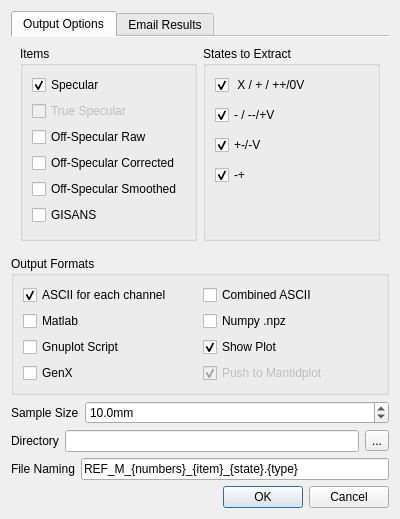
<?xml version="1.0" encoding="UTF-8"?>
<ui version="4.0">
 <class>Dialog</class>
 <widget class="QDialog" name="Dialog">
  <property name="geometry">
   <rect>
    <x>0</x>
    <y>0</y>
    <width>400</width>
    <height>460</height>
   </rect>
  </property>
  <property name="windowTitle">
   <string>Reduction Options</string>
  </property>
  <property name="windowIcon">
   <iconset resource="../icons/icons.qrc">
    <normaloff>:/General/logo.png</normaloff>:/General/logo.png</iconset>
  </property>
  <layout class="QVBoxLayout" name="verticalLayout_4">
   <item>
    <widget class="QTabWidget" name="tabWidget">
     <property name="currentIndex">
      <number>0</number>
     </property>
     <property name="documentMode">
      <bool>true</bool>
     </property>
     <widget class="QWidget" name="tab">
      <attribute name="title">
       <string>Output Options</string>
      </attribute>
      <layout class="QVBoxLayout" name="verticalLayout_2">
       <property name="margin">
        <number>0</number>
       </property>
       <item>
        <widget class="QWidget" name="widget" native="true">
         <layout class="QHBoxLayout" name="horizontalLayout">
          <item>
           <widget class="QGroupBox" name="groupBox_2">
            <property name="sizePolicy">
             <sizepolicy hsizetype="Preferred" vsizetype="Expanding">
              <horstretch>0</horstretch>
              <verstretch>0</verstretch>
             </sizepolicy>
            </property>
            <property name="title">
             <string>Items</string>
            </property>
            <layout class="QVBoxLayout" name="verticalLayout">
             <item>
              <widget class="QCheckBox" name="exportSpecular">
               <property name="text">
                <string>Specular</string>
               </property>
               <property name="checked">
                <bool>true</bool>
               </property>
              </widget>
             </item>
             <item>
              <widget class="QCheckBox" name="exportTrueSpecular">
               <property name="enabled">
                <bool>false</bool>
               </property>
               <property name="text">
                <string>True Specular</string>
               </property>
              </widget>
             </item>
             <item>
              <widget class="QCheckBox" name="exportOffSpecular">
               <property name="text">
                <string>Off-Specular Raw</string>
               </property>
              </widget>
             </item>
             <item>
              <widget class="QCheckBox" name="exportOffSpecularCorr">
               <property name="text">
                <string>Off-Specular Corrected</string>
               </property>
              </widget>
             </item>
             <item>
              <widget class="QCheckBox" name="exportOffSpecularSmoothed">
               <property name="text">
                <string>Off-Specular Smoothed</string>
               </property>
              </widget>
             </item>
             <item>
              <widget class="QCheckBox" name="exportGISANS">
               <property name="text">
                <string>GISANS</string>
               </property>
              </widget>
             </item>
            </layout>
           </widget>
          </item>
          <item>
           <widget class="QGroupBox" name="groupBox">
            <property name="sizePolicy">
             <sizepolicy hsizetype="Preferred" vsizetype="Expanding">
              <horstretch>0</horstretch>
              <verstretch>0</verstretch>
             </sizepolicy>
            </property>
            <property name="title">
             <string>States to Extract</string>
            </property>
            <layout class="QVBoxLayout" name="verticalLayout_3">
             <property name="spacing">
              <number>10</number>
             </property>
             <item>
              <widget class="QCheckBox" name="export_0">
               <property name="text">
                <string> X / + / ++/0V</string>
               </property>
               <property name="checked">
                <bool>true</bool>
               </property>
              </widget>
             </item>
             <item>
              <widget class="QCheckBox" name="export_3">
               <property name="text">
                <string>- / --/+V</string>
               </property>
               <property name="checked">
                <bool>true</bool>
               </property>
              </widget>
             </item>
             <item>
              <widget class="QCheckBox" name="export_1">
               <property name="text">
                <string>+-/-V</string>
               </property>
               <property name="checked">
                <bool>true</bool>
               </property>
              </widget>
             </item>
             <item>
              <widget class="QCheckBox" name="export_2">
               <property name="text">
                <string>-+</string>
               </property>
               <property name="checked">
                <bool>true</bool>
               </property>
              </widget>
             </item>
             <item>
              <spacer name="verticalSpacer">
               <property name="orientation">
                <enum>Qt::Vertical</enum>
               </property>
               <property name="sizeHint" stdset="0">
                <size>
                 <width>20</width>
                 <height>40</height>
                </size>
               </property>
              </spacer>
             </item>
            </layout>
           </widget>
          </item>
         </layout>
        </widget>
       </item>
       <item>
        <widget class="QGroupBox" name="groupBox_3">
         <property name="title">
          <string>Output Formats</string>
         </property>
         <layout class="QGridLayout" name="gridLayout">
          <item row="0" column="0">
           <widget class="QCheckBox" name="multiAscii">
            <property name="text">
             <string>ASCII for each channel</string>
            </property>
            <property name="checked">
             <bool>true</bool>
            </property>
           </widget>
          </item>
          <item row="0" column="1">
           <widget class="QCheckBox" name="combinedAscii">
            <property name="text">
             <string>Combined ASCII</string>
            </property>
           </widget>
          </item>
          <item row="1" column="0">
           <widget class="QCheckBox" name="matlab">
            <property name="text">
             <string>Matlab</string>
            </property>
           </widget>
          </item>
          <item row="1" column="1">
           <widget class="QCheckBox" name="numpy">
            <property name="text">
             <string>Numpy .npz</string>
            </property>
           </widget>
          </item>
          <item row="2" column="0">
           <widget class="QCheckBox" name="gnuplot">
            <property name="text">
             <string>Gnuplot Script</string>
            </property>
           </widget>
          </item>
          <item row="2" column="1">
           <widget class="QCheckBox" name="plot">
            <property name="text">
             <string>Show Plot</string>
            </property>
            <property name="checked">
             <bool>true</bool>
            </property>
           </widget>
          </item>
          <item row="3" column="0">
           <widget class="QCheckBox" name="genx">
            <property name="text">
             <string>GenX</string>
            </property>
           </widget>
          </item>
          <item row="3" column="1">
           <widget class="QCheckBox" name="mantidplot">
            <property name="enabled">
             <bool>false</bool>
            </property>
            <property name="text">
             <string>Push to Mantidplot</string>
            </property>
            <property name="checked">
             <bool>true</bool>
            </property>
           </widget>
          </item>
         </layout>
        </widget>
       </item>
       <item>
        <layout class="QHBoxLayout" name="horizontalLayout_4">
         <item>
          <spacer name="horizontalSpacer">
           <property name="orientation">
            <enum>Qt::Horizontal</enum>
           </property>
           <property name="sizeType">
            <enum>QSizePolicy::Minimum</enum>
           </property>
           <property name="sizeHint" stdset="0">
            <size>
             <width>0</width>
             <height>0</height>
            </size>
           </property>
          </spacer>
         </item>
         <item>
          <widget class="QLabel" name="label_7">
           <property name="sizePolicy">
            <sizepolicy hsizetype="Fixed" vsizetype="Preferred">
             <horstretch>0</horstretch>
             <verstretch>0</verstretch>
            </sizepolicy>
           </property>
           <property name="text">
            <string>Sample Size</string>
           </property>
          </widget>
         </item>
         <item>
          <widget class="QDoubleSpinBox" name="sampleSize">
           <property name="sizePolicy">
            <sizepolicy hsizetype="Minimum" vsizetype="Fixed">
             <horstretch>0</horstretch>
             <verstretch>0</verstretch>
            </sizepolicy>
           </property>
           <property name="suffix">
            <string>mm</string>
           </property>
           <property name="decimals">
            <number>1</number>
           </property>
           <property name="value">
            <double>10.000000000000000</double>
           </property>
          </widget>
         </item>
        </layout>
       </item>
       <item>
        <layout class="QHBoxLayout" name="horizontalLayout_2">
         <item>
          <widget class="QLabel" name="label">
           <property name="text">
            <string>Directory</string>
           </property>
          </widget>
         </item>
         <item>
          <widget class="QLineEdit" name="directoryEntry"/>
         </item>
         <item>
          <widget class="QToolButton" name="toolButton">
           <property name="text">
            <string>...</string>
           </property>
           <property name="icon">
            <iconset theme="document-open">
             <normaloff/>
            </iconset>
           </property>
          </widget>
         </item>
        </layout>
       </item>
       <item>
        <layout class="QHBoxLayout" name="horizontalLayout_3">
         <item>
          <widget class="QLabel" name="label_2">
           <property name="text">
            <string>File Naming</string>
           </property>
          </widget>
         </item>
         <item>
          <widget class="QLineEdit" name="fileNameEntry">
           <property name="text">
            <string>REF_M_{numbers}_{item}_{state}.{type}</string>
           </property>
          </widget>
         </item>
        </layout>
       </item>
      </layout>
     </widget>
     <widget class="QWidget" name="tab_2">
      <attribute name="title">
       <string>Email Results</string>
      </attribute>
      <layout class="QVBoxLayout" name="verticalLayout_5">
       <property name="leftMargin">
        <number>0</number>
       </property>
       <property name="topMargin">
        <number>4</number>
       </property>
       <property name="rightMargin">
        <number>0</number>
       </property>
       <property name="bottomMargin">
        <number>0</number>
       </property>
       <item>
        <layout class="QGridLayout" name="gridLayout_3">
         <item row="0" column="2">
          <widget class="QCheckBox" name="emailZIP">
           <property name="text">
            <string>ZIP Files</string>
           </property>
           <property name="checked">
            <bool>true</bool>
           </property>
          </widget>
         </item>
         <item row="1" column="1">
          <widget class="QRadioButton" name="emailPlots">
           <property name="text">
            <string>Only Plots</string>
           </property>
          </widget>
         </item>
         <item row="1" column="0">
          <widget class="QRadioButton" name="emailAll">
           <property name="text">
            <string>All</string>
           </property>
           <property name="checked">
            <bool>true</bool>
           </property>
          </widget>
         </item>
         <item row="0" column="0" colspan="2">
          <widget class="QCheckBox" name="emailSend">
           <property name="text">
            <string>Send email with result files</string>
           </property>
          </widget>
         </item>
         <item row="1" column="2">
          <widget class="QRadioButton" name="emailData">
           <property name="text">
            <string>Only Data</string>
           </property>
          </widget>
         </item>
        </layout>
       </item>
       <item>
        <layout class="QGridLayout" name="gridLayout_2">
         <item row="0" column="0">
          <widget class="QLabel" name="label_4">
           <property name="text">
            <string>To:</string>
           </property>
          </widget>
         </item>
         <item row="0" column="1">
          <widget class="QLineEdit" name="emailTo">
           <property name="text">
            <string>agf@ornl.gov</string>
           </property>
          </widget>
         </item>
         <item row="1" column="0">
          <widget class="QLabel" name="label_5">
           <property name="text">
            <string>CC:</string>
           </property>
          </widget>
         </item>
         <item row="1" column="1">
          <widget class="QLineEdit" name="emailCC"/>
         </item>
         <item row="2" column="0">
          <widget class="QLabel" name="label_3">
           <property name="text">
            <string>Subject:</string>
           </property>
          </widget>
         </item>
         <item row="2" column="1">
          <widget class="QLineEdit" name="emailSubject"/>
         </item>
        </layout>
       </item>
       <item>
        <widget class="QLabel" name="label_6">
         <property name="text">
          <string>Message Text:</string>
         </property>
        </widget>
       </item>
       <item>
        <widget class="QPlainTextEdit" name="emailText"/>
       </item>
      </layout>
     </widget>
    </widget>
   </item>
   <item>
    <widget class="QDialogButtonBox" name="buttonBox">
     <property name="orientation">
      <enum>Qt::Horizontal</enum>
     </property>
     <property name="standardButtons">
      <set>QDialogButtonBox::Cancel|QDialogButtonBox::Ok</set>
     </property>
    </widget>
   </item>
  </layout>
 </widget>
 <tabstops>
  <tabstop>directoryEntry</tabstop>
  <tabstop>fileNameEntry</tabstop>
  <tabstop>buttonBox</tabstop>
  <tabstop>exportSpecular</tabstop>
  <tabstop>exportOffSpecular</tabstop>
  <tabstop>exportOffSpecularCorr</tabstop>
  <tabstop>exportOffSpecularSmoothed</tabstop>
  <tabstop>exportGISANS</tabstop>
  <tabstop>export_0</tabstop>
  <tabstop>export_3</tabstop>
  <tabstop>export_1</tabstop>
  <tabstop>export_2</tabstop>
  <tabstop>multiAscii</tabstop>
  <tabstop>combinedAscii</tabstop>
  <tabstop>matlab</tabstop>
  <tabstop>numpy</tabstop>
  <tabstop>gnuplot</tabstop>
  <tabstop>plot</tabstop>
  <tabstop>genx</tabstop>
  <tabstop>toolButton</tabstop>
  <tabstop>tabWidget</tabstop>
  <tabstop>emailSend</tabstop>
  <tabstop>emailZIP</tabstop>
  <tabstop>emailAll</tabstop>
  <tabstop>emailPlots</tabstop>
  <tabstop>emailData</tabstop>
  <tabstop>emailTo</tabstop>
  <tabstop>emailCC</tabstop>
  <tabstop>emailSubject</tabstop>
  <tabstop>emailText</tabstop>
 </tabstops>
 <resources>
  <include location="../icons/icons.qrc"/>
 </resources>
 <connections>
  <connection>
   <sender>buttonBox</sender>
   <signal>accepted()</signal>
   <receiver>Dialog</receiver>
   <slot>accept()</slot>
   <hints>
    <hint type="sourcelabel">
     <x>256</x>
     <y>395</y>
    </hint>
    <hint type="destinationlabel">
     <x>157</x>
     <y>274</y>
    </hint>
   </hints>
  </connection>
  <connection>
   <sender>buttonBox</sender>
   <signal>rejected()</signal>
   <receiver>Dialog</receiver>
   <slot>reject()</slot>
   <hints>
    <hint type="sourcelabel">
     <x>324</x>
     <y>395</y>
    </hint>
    <hint type="destinationlabel">
     <x>286</x>
     <y>274</y>
    </hint>
   </hints>
  </connection>
  <connection>
   <sender>toolButton</sender>
   <signal>clicked()</signal>
   <receiver>Dialog</receiver>
   <slot>changeDir()</slot>
   <hints>
    <hint type="sourcelabel">
     <x>394</x>
     <y>336</y>
    </hint>
    <hint type="destinationlabel">
     <x>400</x>
     <y>197</y>
    </hint>
   </hints>
  </connection>
  <connection>
   <sender>gnuplot</sender>
   <signal>toggled(bool)</signal>
   <receiver>multiAscii</receiver>
   <slot>setDisabled(bool)</slot>
   <hints>
    <hint type="sourcelabel">
     <x>58</x>
     <y>262</y>
    </hint>
    <hint type="destinationlabel">
     <x>135</x>
     <y>219</y>
    </hint>
   </hints>
  </connection>
 </connections>
 <slots>
  <slot>changeDir()</slot>
 </slots>
</ui>
